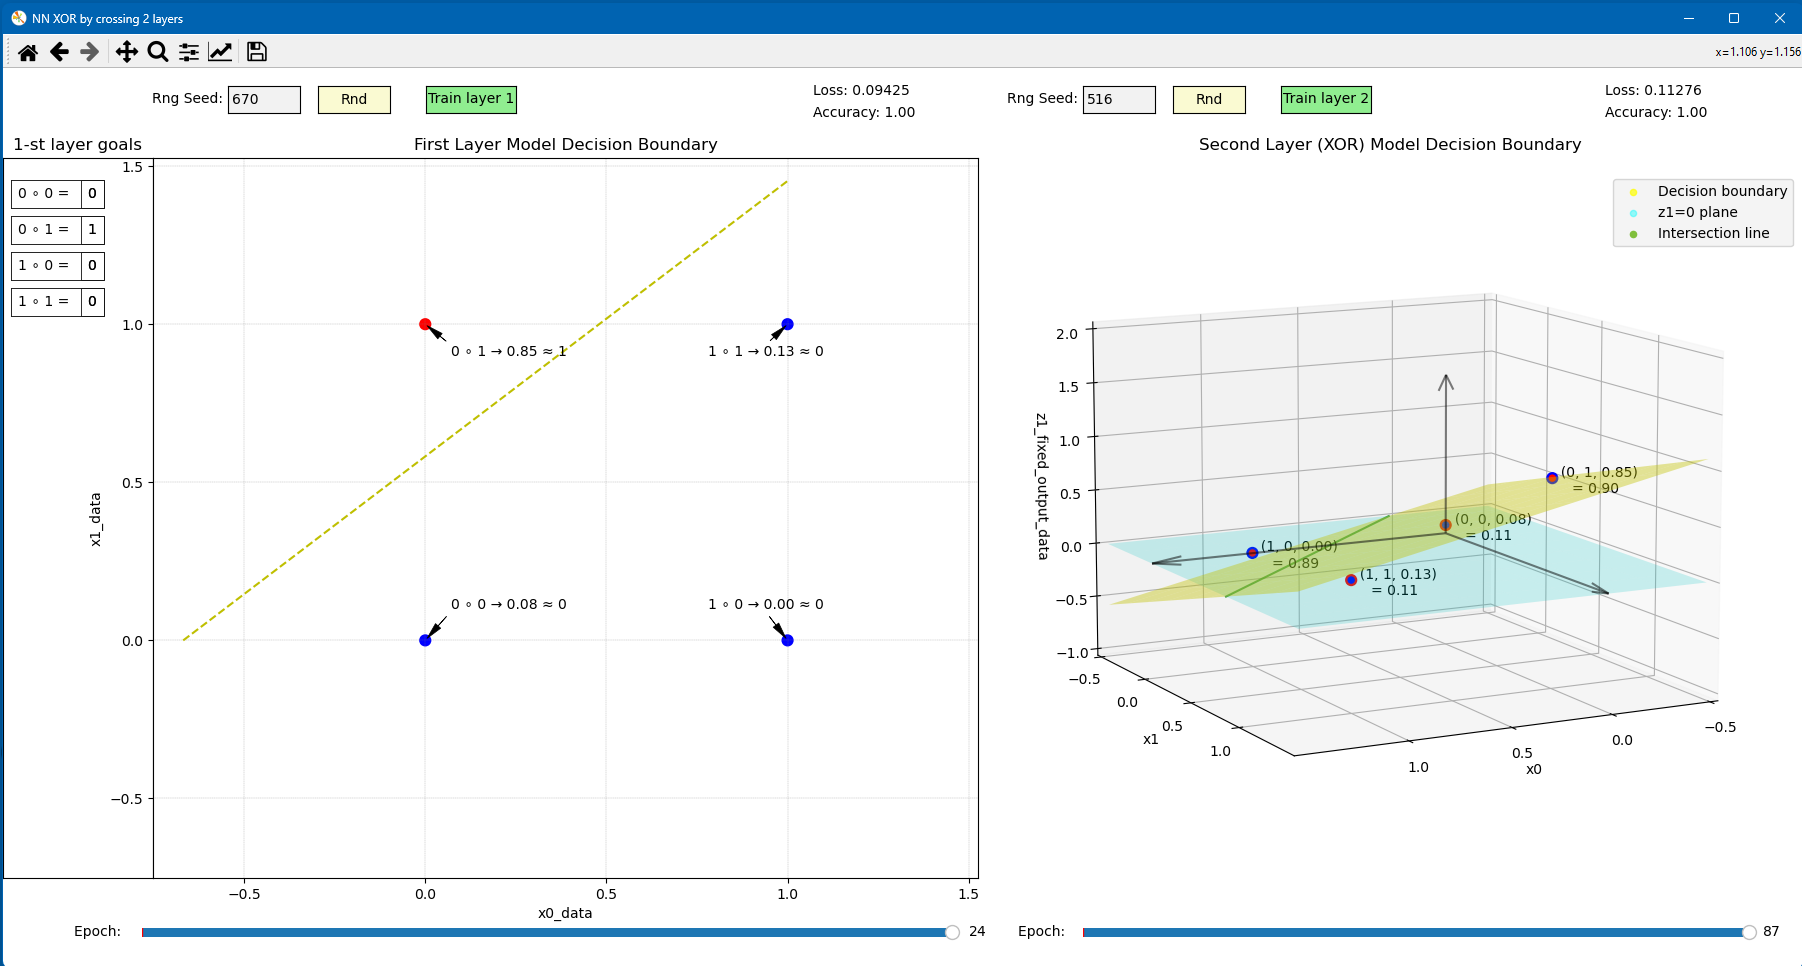

Generate this figure with Python:
# ChatGPT_Cross_NN.py

"""
This script defines a neural network model for performing bitwise AND and XOR operations.
The model consists of two layers: the first layer performs the AND operation, and the second layer performs the XOR operation.
The weights and predictions of each layer are saved at the end of each epoch using custom callbacks.
The script also includes a user interface for visualizing the model's performance.
"""
# Rest of the code...

from typing import List, Literal, Callable
import numpy as np
from keras.models import Model
from keras.layers import Input, Dense, Concatenate
from keras.optimizers import Adam
from keras import initializers
from keras import callbacks 
import tensorflow as tf

REAL_TIME = False # set to True to see the training(current epoch number) in real time

# init seeds for the first and second layer models
layer1_init_seed = np.random.randint(0, 1000)
layer2_init_seed = np.random.randint(0, 1000)

class SignalTraining:
    def __init__(self):
        self.callbacks: List[Callable[[int]]] = []
        self.onTraining = True

    def connect(self, callback: Callable[[int], None]):
        self.callbacks.append(callback)
    
    def signal(self, value: int):
        for callback in self.callbacks:
            callback(value)

layer1_signal = SignalTraining()
layer2_signal = SignalTraining()

class WeightsHistory(callbacks.Callback):
# region Copilot discussions

    # save the weights of the last layer and the predictions of the model at the end of each epoch
    # save also the loss and the accuracy

    # def on_train_begin(self, logs={}):
    #     self.weights = []
    #     self.predictions = []
    #     self.loss = []
    #     self.accuracy = []

    # def on_epoch_end(self, epoch, logs={}):
    #     self.weights.append(self.model.layers[-1].get_weights())
    #     self.predictions.append(self.model.predict([x0_data, x1_data]))
    #     self.loss.append(logs.get('loss'))
    #     self.accuracy.append(logs.get('accuracy'))

    # NOTE: This is not good! the loss and accuracy are one step behind the weights and predictions !

    # And first 'complicated' solution proposed by Copilot:
    # from keras import backend as K
    # def on_train_begin(self, logs={}):
    #     self.weights = [self.model.layers[-1].get_weights()]
    #     self.predictions = [self.model.predict([x0_data, x1_data])]
    #     self.loss = []
    #     self.accuracy = []

    # def on_epoch_end(self, epoch, logs={}):
    #     self.weights.append(self.model.layers[-1].get_weights())
    #     self.predictions.append(self.model.predict([x0_data, x1_data]))
    #     self.loss.append(logs.get('loss'))
    #     self.accuracy.append(logs.get('accuracy'))

    # def on_train_end(self, logs={}):
    #     # Calculate final loss and accuracy
    #     y_true = K.variable(y_xor_data)  # replace y_data with your actual labels
    #     y_pred = K.variable(self.model.predict([x0_data, x1_data]))
    #     final_loss = K.eval(self.model.loss(y_true, y_pred))
    #     final_accuracy = K.eval(K.mean(K.equal(K.argmax(y_true, axis=-1), K.argmax(y_pred, axis=-1))))
        
    #     self.loss.append(final_loss)
    #     self.accuracy.append(final_accuracy)

    # And after a couple of minutes of reflection... (here the autocomplete suggestion: "Copilot proposed a much simpler solution:" :))) 
    # Me: but what if: on_epoch_begin : I save the weights (the current ones) and the prediction 
    #   AND then 
    #   in on_epoch_end: I save the loss and the accuracy ? Isn't it much clearer that way?
    # Copilot: Yes, you're absolutely correct. 
    #   It's a more intuitive approach to save the weights and predictions at the beginning of each epoch ...
# endregion Copilot discussions

    def __init__(self, sig:SignalTraining):
        super().__init__()
        self.signal = sig

    def on_train_begin(self, logs={}):
        self.weights = []
        self.predictions = []
        self.loss = []
        self.accuracy = []
        self.signal.onTraining = True

    def on_epoch_begin(self, epoch, logs={}):
        self.weights.append(self.model.layers[-1].get_weights())
        self.predictions.append(self.model.predict([x0_data, x1_data]))

    def on_epoch_end(self, epoch, logs={}):
        self.loss.append(logs.get('loss'))
        self.accuracy.append(logs.get('accuracy'))
        self.signal.signal(epoch)
    
    def on_train_end(self, logs=None):
        self.signal.onTraining = False
        return super().on_train_end(logs)

layer1_weights_history = WeightsHistory(layer1_signal)
layer2_weights_history = WeightsHistory(layer2_signal)

# Datasets with 4 possible values for x0 and x1
x0_data = np.array([0, 0, 1, 1])
x1_data = np.array([0, 1, 0, 1])

# Target for the first layer: AND function
# layer1_y_true = np.array([0, 0, 0, 1])  # AND
y_true_layer1 = x0_data & x1_data  # AND
    # then you can try this one
    # layer1_y_true = np.array([0, 1, 0, 0]) 
    # layer1_y_true = np.array([1, 0, 0, 0])  # NOT OR

# Prompt Copilot 
# My model its about bitwise "AND" operation, so actually only 4 values possible! 0&0=0, 0&1=0, 1&0=0, 1&1=1 
# Can you give me a more adequate model for that ?

# region First layer model
# Define the first layer model for AND operation
x0_input = Input(shape=(1,), name='x0')
x1_input = Input(shape=(1,), name='x1')
first_layer_model:Model = None
z1_fixed_output_data = np.array([])

def train_first_layer_model(seed: int, y_true_param=y_true_layer1):
    # np.random.seed(seed)
    # tf.random.set_seed(seed)
    tf.keras.utils.set_random_seed(seed)
    tf.config.experimental.enable_op_determinism()

    global x0_input, x1_input, first_layer_model, z1_fixed_output_data

    # First layer for AND operation
    first_layer_input = Concatenate()([x0_input, x1_input])
    # z1_output = Dense(1, activation='sigmoid', name='z1')(first_layer_input) # here biases = zeros 
    z1_output = Dense(1, activation='sigmoid', 
                      kernel_initializer='random_normal', 
                      bias_initializer=initializers.RandomUniform(minval=-1, maxval=1), 
                      name='z1')(first_layer_input)

    # Create the first layer model
    first_layer_model = Model(inputs=[x0_input, x1_input], outputs=z1_output)

    # Compile the first layer model
    first_layer_model.compile(optimizer=Adam(learning_rate=0.2), loss='binary_crossentropy', metrics=['accuracy'])

    # Train the first layer model
    first_layer_model.fit([x0_data, x1_data], y_true_param, epochs=200, batch_size=4, 
                        verbose=1, 
                        callbacks=[callbacks.EarlyStopping(monitor='loss', patience=10, min_delta=0.1), layer1_weights_history]
                        )
    
    # Get the output of the first layer model for the dataset
    z1_fixed_output_data = layer1_weights_history.predictions[-1]
    print(f"{z1_fixed_output_data=}")

    # Freeze the first layer
    first_layer_model.trainable = False
    # NOTE: and what if I comment this line ? leaving the first model trainable ?! And/Or not training at all ?!

# endregion First layer model

train_first_layer_model(layer1_init_seed)


# region Second layer model

def train_second_layer_model(seed: int):
    # np.random.seed(seed)
    # tf.random.set_seed(seed)
    tf.keras.utils.set_random_seed(seed)
    tf.config.experimental.enable_op_determinism()
    # NOTE: though, this comes at a significant performance penalty.
    # https://www.tensorflow.org/versions/r2.8/api_docs/python/tf/config/experimental/enable_op_determinism

    # Define the second layer model using the output of the first layer
    z1_output_fixed = first_layer_model([x0_input, x1_input])

    # Second layer for further processing (example XOR operation)
    second_layer_input = Concatenate()([x0_input, x1_input, z1_output_fixed]) # Concatenate the inputs with the output of the first layer
    z2_output = Dense(1, activation='sigmoid',
                    kernel_initializer='random_normal', 
                    bias_initializer=initializers.RandomUniform(minval=-0.5, maxval=0.5), 
                    name='z2')(second_layer_input)
    # z2_output = Dense(1, activation='relu', name='z2')(second_layer_input)

    # Create the full model with the second layer
    full_model = Model(inputs=[x0_input, x1_input], outputs=z2_output)

    # Compile the full model
    full_model.compile(optimizer=Adam(learning_rate=0.2), loss='binary_crossentropy', metrics=['accuracy'])

    # target for second layer: XOR function
    y_true_XOR_data = x0_data ^ x1_data

    # Train the second layer model
    full_model.fit([x0_data, x1_data], y_true_XOR_data, epochs=300, batch_size=4, verbose=1, 
                callbacks=[callbacks.EarlyStopping(monitor='loss', patience=10, min_delta=0.02), layer2_weights_history]
                )

    # Generate a test set with 100 samples for XOR operation
    x0_test = np.random.randint(0, 2, 100)
    x1_test = np.random.randint(0, 2, 100)
    y_test = x0_test ^ x1_test

    # Evaluate the model on the test set
    loss, accuracy = full_model.evaluate([x0_test, x1_test], y_test, verbose=0)

    # Print the loss and accuracy for the test set
    print(f'\nTest Loss: {loss:.4f}')
    print(f'Test Accuracy: {accuracy:.4f}')

# endregion Second layer model

train_second_layer_model(layer2_init_seed)

# --------------------------------------------------------------
# region UI
import matplotlib.pyplot as plt
from matplotlib.axes import Axes
from matplotlib.widgets import Slider, TextBox, Button
from mpl_toolkits.mplot3d import Axes3D
from matplotlib.backend_tools import Cursors

# --------------------------------------------------------------
# region UI classes
    # region LabelAs_0_1_ToggleButton
class LabelAs_0_1_ToggleButton:
    instances: List['LabelAs_0_1_ToggleButton'] = []

    def __init__(self, ax, left, top, text, val:Literal[0, 1] = 0):

        if val not in (0, 1):
            raise ValueError("value must be 0 or 1")
        
        self.ax = ax
        self.top = top
        
        self._bottom = 1 - self.top
        
        # Create the result and operation texts
        self.text_result = self.ax.text(left, self._bottom, '' + str(val), ha='left', va='center', fontsize=10,
                                        bbox=dict(facecolor='lightgray', edgecolor='black', boxstyle='square, pad=0.5', lw=0.5))
        self.text_result.set_backgroundcolor('none')
        
        self.text_operation = self.ax.text(left, self._bottom, text, ha='left', va='center', fontsize=10,
                                           bbox=dict(facecolor='lightgray', edgecolor='black', boxstyle='square, pad=0.5', lw=0.5))
        self.text_operation.set_backgroundcolor('white')
        
        # Add this instance to the list of instances
        LabelAs_0_1_ToggleButton.instances.append(self)
        
        # Connect event handlers only once
        if len(LabelAs_0_1_ToggleButton.instances) == 1:
            self.fig = ax.figure
            self.fig.canvas.mpl_connect('motion_notify_event', LabelAs_0_1_ToggleButton.on_hover)
            self.fig.canvas.mpl_connect('button_press_event', LabelAs_0_1_ToggleButton.on_click)

        self.value = val # set the value and update the text

    @property
    def value(self):
        return self._value

    @value.setter
    def value(self, val):
        self._value = val
        self.text_result.set_text('                ' + str(self._value))
        self.ax.figure.canvas.draw_idle()
        
    @staticmethod
    def on_hover(event):
        for instance in LabelAs_0_1_ToggleButton.instances:
            if instance.text_result.contains(event)[0]:
                # used to check if the mouse event occurred within the area of the text_result object for the given instance of LabelLikeToggleButton.
                # The contains method returns a tuple. 
                # The first element of the tuple is a boolean indicating whether the event occurred within the bounding box of the text_result object. 
                # The second element of the tuple provides additional information (which we are not using in this case).
                instance.text_result.set_color('blue')  # Change text color
                instance.text_result.set_backgroundcolor('0.85')
                instance.ax.figure.canvas.draw_idle()
            else:
                instance.text_result.set_color('black')  # Reset text color
                instance.text_result.set_backgroundcolor('none')  # Reset background color
                instance.ax.figure.canvas.draw_idle()
        


    @staticmethod
    def on_click(event):
        for instance in LabelAs_0_1_ToggleButton.instances:
            if instance.text_result.contains(event)[0]:
                instance.value = 1 - instance.value
    # endregion LabelAs_0_1_ToggleButton

class IntTextBox(TextBox):
    def __init__(self, ax, label, initial='0', max_length=5):
        super().__init__(ax, label, initial=initial)
        self.old_value = initial
        self.max_length = max_length
        self.on_text_change(self.on_change)

    def on_change(self, text):
        if text.isdigit() and 0 < len(text) <= self.max_length:
            # If the input is a digit and within the length limit, update the old value
            self.old_value = text
        else:
            # If the input is not a valid digit, revert to the old value
            self.set_val(self.old_value)
            self.cursor_index = max(len(text), 1)  # Adjust cursor position if needed
            self._rendercursor()
    
    def set_val(self, val):
        TextBox.set_val(self, val)
        self.cursor_index = max(len(val), 1)
        self._rendercursor()
        # Make the TextBox active
        self.begin_typing(None)        
# endregion UI classes

# --------------------------------------------------------------
# Create a plot
fig = plt.figure(num="NN XOR by crossing 2 layers", figsize=(18, 9))

# Add ax for parameters of layer1
goals_ax = fig.add_subplot(131, frameon=True)
goals_ax.set_title('1-st layer goals')
goals_ax.set_xticks([])
goals_ax.set_yticks([])

# Create the 4 instances of LabelAs_0_1_ToggleButton for zip(x0_data, x1_data)
lst_label_x00_x11: List[LabelAs_0_1_ToggleButton] = [
    LabelAs_0_1_ToggleButton(goals_ax, 0.1, 0.05 * (i + 1), 
                             str(x0_data[i]) + " ∘ " + str(x1_data[i]) + " = ", y_true_layer1[i]) 
    for i in range(4)
    ]


# region layer 1
# --------------------------------------------------------------

# Add ax for the first layer model
layer1_ax: Axes = fig.add_subplot(132)  
# layer1_ax.set_aspect('equal')

# texts for the loss and accuracy of the first layer model
layer1_loss_txt = fig.text(0.45, 0.97, f'Loss: ', color='black')
layer1_accuracy_txt = fig.text(0.45, 0.945, f'Accuracy: ', color='black')

# Prompt: add a matplotlib.widgets.TextBox ("Rng Seed") mapping an integer and feed keras with this value on text update
layer1_rng_seed_ax_left = 0.125
layer1_rng_seed_ax_width = 0.04
layer1_rng_seed_ax = plt.axes([layer1_rng_seed_ax_left, 0.95, layer1_rng_seed_ax_width, 0.03])
# initial value is the random seed for the first layer model
rng_seed1_txt = IntTextBox(layer1_rng_seed_ax, 'Rng Seed: ', initial=str(layer1_init_seed)  )

# Prompt: add a button to randomly(0 to 9999) reset the seed when pressed. After the press event put the focus into the TextBox
layer1_btn_randomize_ax = plt.axes([layer1_rng_seed_ax_left + layer1_rng_seed_ax_width + 0.01, 0.95, 0.04, 0.03])
layer1_btn_randomize = Button(layer1_btn_randomize_ax, 'Rnd', color='lightgoldenrodyellow', hovercolor='0.975')
def layer1_randomize_seed(event):
    rnd_int = np.random.randint(0, 1000)
    rng_seed1_txt.set_val(str(rnd_int))  # Set the value to the corresponding rng seed IntTextBox

layer1_btn_randomize.on_clicked(layer1_randomize_seed)

# add a "GO" button after the Rnd button to start the training of the second layer
layer1_btn_go_ax = plt.axes([layer1_btn_randomize_ax.get_position().x1 + 0.02, 0.95, 0.05, 0.03])
layer1_btn_go = Button(layer1_btn_go_ax, 'Train layer 1', color='lightgreen', hovercolor='0.975')
def on_click1(event):
    layer1_ax.cla()
    layer1_ax.draw(fig.canvas.get_renderer())
    fig.canvas.flush_events()
    train_first_layer_model(int(rng_seed1_txt.text), np.array(list(map( lambda x: x.value, lst_label_x00_x11))))
    layer1_slider.set_val(len(layer1_weights_history.weights) - 1)
layer1_btn_go.on_clicked(on_click1)

# Create a slider for the epoch of the first layer model
layer1_slider_ax = plt.axes([layer1_rng_seed_ax_left - 0.048, 0.03, 0.45, 0.02])
layer1_slider = Slider(layer1_slider_ax, 'Epoch: ', 0, len(layer1_weights_history.weights) - 1, valinit=0, valstep=1)

# Define a function to update the decision boundary
def layer1_slider_on_changed(val:int):
    # always update the texts
    layer1_loss_txt.set_text(f'Loss: {layer1_weights_history.loss[val]:.5f}')
    layer1_accuracy_txt.set_text(f'Accuracy: {layer1_weights_history.accuracy[val]:.2f}')
    if layer1_signal.onTraining:
        if REAL_TIME:
            layer1_loss_txt.draw(fig.canvas.get_renderer())
            layer1_accuracy_txt.draw(fig.canvas.get_renderer())
            fig.canvas.flush_events()
    else:
        # Extract y_true from lst_label_x00_x11
        y_true = np.array(list(map( lambda x: x.value, lst_label_x00_x11)))

        # Extract weights and bias from the first layer of the model
        weights, bias = layer1_weights_history.weights[val]
        w1, w2 = weights[0][0], weights[1][0]
        b = bias[0]

        line_equation = lambda x, y : w1 * x + w2 * y + b

        # Clear the current plot
        layer1_ax.cla()
        layer1_ax.set_xlabel('x0_data')
        layer1_ax.set_ylabel('x1_data')
        layer1_ax.set_title('First Layer Model Decision Boundary')

        # Plot data points, coloring by class and position relative to the side of the decision boundary
        colors = ['r' if point_class else 'b' for point_class in y_true]
        facecolors = ['r' if line_equation(x, y) >= 0 else 'b' for (x, y) in zip(x0_data, x1_data)]
        _ = layer1_ax.scatter(x0_data, x1_data, color=colors, facecolors=facecolors, s=50, linewidths=1.7 , alpha=1.0)

        _point_to_center = {
            (0,0): (0.07, 0.1),
            (0,1): (0.07, 0.9),
            (1,0): (0.78, 0.1),
            (1,1): (0.78, 0.9)
            }

        z1_output_pred = layer1_weights_history.predictions[val] # saved predictions of the first layer model

        # label each point with its prediction (might clutter the plot)
        for i, txt in enumerate(z1_output_pred):
            layer1_ax.annotate(f'{x0_data[i]} ∘ {x1_data[i]} → {txt[0]:.2f} ≈ {y_true[i]}', 
                            xy=(x0_data[i], x1_data[i]),
                            xytext=(_point_to_center[x0_data[i], x1_data[i]]),
                            arrowprops=dict(facecolor='black', shrink=0.07, linewidth=0.5, width=0.1, headwidth=5)
                            )
        epsilon=1e-4
        # Adjust w1 and w2 if they are very close to zero
        if abs(w1) < epsilon:
            w1 = np.sign(w1) * epsilon if w1 != 0 else epsilon
        if abs(w2) < epsilon:
            w2 = np.sign(w2) * epsilon if w2 != 0 else epsilon

        # Calculate the intercepts
        if w2 != 0:
            y0 = -b / w2  # y when x = 0
            y1 = -(w1 + b) / w2  # y when x = 1
        else:
            y0 = y1 = float('inf')  # Vertical line
        
        if w1 != 0:
            x0 = -b / w1  # x when y = 0
            x1 = -(w2 + b) / w1  # x when y = 1
        else:
            x0 = x1 = float('inf')  # Horizontal line

        # Determine min and max values for x and y
        min_x = min(0, x0, x1)
        max_x = max(1, x0, x1)
        min_y = min(0, y0, y1)
        max_y = max(1, y0, y1)

        # Calculate square dimensions
        range_x = max_x - min_x
        range_y = max_y - min_y
        square_dim = max(range_x, range_y)

        plot_min_x = min_x
        plot_max_x = min_x + square_dim
        plot_min_y = min_y
        plot_max_y = min_y + square_dim

        # construct the line
        x_vals = np.linspace(plot_min_x, plot_max_x, 100)
        y_vals = -(w1 * x_vals + b) / w2

        # Plot the decision boundary
        layer1_ax.plot(x_vals, y_vals, 'y--')

        layer1_ax.grid(True, color='grey', linestyle='--', linewidth=0.25, alpha=0.8)

        x_min, x_max = layer1_ax.get_xlim()
        y_min, y_max = layer1_ax.get_ylim()

        # Find the common range
        common_min = min(x_min, y_min)
        common_max = max(x_max, y_max)

        # Set the common range to both axes
        layer1_ax.set_xlim(common_min, common_max)
        layer1_ax.set_ylim(common_min, common_max)

        # NOTE: and then ... ;)
        first_layer_model.set_weights(layer1_weights_history.weights[val]) 
        global z1_fixed_output_data
        z1_fixed_output_data = layer1_weights_history.predictions[val]
        # NOTE: ... we can train the second layer from here!
    
    fig.canvas.draw_idle()
    # end if layer1 _signal.onTraining
        
# Connect the function with the slider value changes event
layer1_slider.on_changed(layer1_slider_on_changed)

def setLayer1SliderMaxFromTrainning (val: int):
    layer1_slider.valmax = val
    layer1_slider.ax.set_xlim(0, val)
    layer1_slider.ax.draw(fig.canvas.get_renderer())
    layer1_slider.set_val(val)
    fig.canvas.draw_idle()

layer1_signal.connect(setLayer1SliderMaxFromTrainning)

# layer1_slider.set_val(0)
layer1_slider.set_val(len(layer1_weights_history.weights) - 1)

# endregion layer 1

# --------------------------------------------------------------
# region layer 2
layer2_ax: Axes3D = fig.add_subplot(133, projection='3d')

layer2_loss_text = fig.text(0.89, 0.97, f'Loss: ', color='black')
layer2_accuracy_text = fig.text(0.89, 0.945, f'Accuracy: ', color='black')

# add a matplotlib.widgets.TextBox ("Rng Seed") mapping an integer and feed keras with this value on text update
layer2_rng_seed_ax_left = 0.6
layer2_rng_seed_ax_width = 0.04
layer2_rng_seed_ax = plt.axes([layer2_rng_seed_ax_left, 0.95, layer2_rng_seed_ax_width, 0.03])
layer2_rng_seed_txt = IntTextBox(layer2_rng_seed_ax, 'Rng Seed: ', initial=str(layer2_init_seed))

# add a button to randomly(0 to 9999) reset the seed when pressed. After the press event put the focus into the TextBox
layer2_btn_randomize_ax = plt.axes([layer2_rng_seed_ax_left + layer2_rng_seed_ax_width + 0.01, 0.95, 0.04, 0.03])
layer2_btn_randomize = Button(layer2_btn_randomize_ax, 'Rnd', color='lightgoldenrodyellow', hovercolor='0.975')
def layer2_randomize_seed(event):
    rnd_int = np.random.randint(0, 1000)
    layer2_rng_seed_txt.set_val(str(rnd_int))  # Set the value to the corresponding rng seed IntTextBox

layer2_btn_randomize.on_clicked(layer2_randomize_seed)

# add a "GO" button after the Rnd button to start the training of the second layer
layer2_btn_go_ax = plt.axes([layer2_btn_randomize_ax.get_position().x1 + 0.02, 0.95, 0.05, 0.03])
layer2_btn_go = Button(layer2_btn_go_ax, 'Train layer 2', color='lightgreen', hovercolor='0.975')
def on_click2(event):
    layer2_ax.cla()
    layer2_ax.draw(fig.canvas.get_renderer())
    fig.canvas.flush_events()
    train_second_layer_model(int(layer2_rng_seed_txt.text))
    # layer2_slider.set_val(len(layer2_weights_history.weights) - 1)
    layer2_slider.reset() # set the slider to the initial value
layer2_btn_go.on_clicked(on_click2)

# Create a slider for the epochs of the second layer model
layer2_slider_ax = plt.axes([layer2_rng_seed_ax_left, 0.03, 0.37, 0.02])
layer2_slider = Slider(layer2_slider_ax, 'Epoch: ', 0, len(layer2_weights_history.weights) - 1, valinit=0, valstep=1)

# Define a function to update the decision boundary
def layer2_slider_on_changed(val:int):
    # always update the texts
    layer2_loss_text.set_text(f'Loss: {layer2_weights_history.loss[val]:.5f}')
    layer2_accuracy_text.set_text(f'Accuracy: {layer2_weights_history.accuracy[val]:.2f}')
    if layer2_signal.onTraining:
        if REAL_TIME:
            layer2_loss_text.draw(fig.canvas.get_renderer())
            layer2_accuracy_text.draw(fig.canvas.get_renderer())
            fig.canvas.flush_events()
    else:
        # Get the weights and bias of the full model at the slider value
        weights = layer2_weights_history.weights[val][0]
        a, b, c = weights[0][0], weights[1][0], weights[2][0]
        d = layer2_weights_history.weights[val][1][0] # bias

        # Define the x, y plane
        x_meshgrid = np.linspace(-0.5, 1.5, 10)
        y_meshgrid = np.linspace(-0.5, 1.5, 10)
        x_meshgrid, y_meshgrid = np.meshgrid(x_meshgrid, y_meshgrid)

        # Calculate z values (z = -(ax + by + d) / c)
        z = -(a*x_meshgrid + b*y_meshgrid + d) / c

        # Clear the current plot
        layer2_ax.cla()

        # Get the predicted z2_output values at the slider value
        z2_output_pred = layer2_weights_history.predictions[val]

        # Calculate z values for the points
        z_points = -(a*x0_data + b*x1_data + d) / c

        # Determine whether each point is above or below the plane
        above_plane = z2_output_pred.ravel() >= z_points

        # Add labels to the points with the predicted z2_output values
        for i in range(len(x0_data)):
            layer2_ax.text(x0_data[i], x1_data[i], z1_fixed_output_data[i], 
                    f'  ({x0_data[i]}, {x1_data[i]}, {z1_fixed_output_data.ravel()[i]:.2f})\n= {z2_output_pred[i][0]:.2f}',
                    va='center_baseline', ha='left', ma='center',
                    )

        layer2_ax.set_title('Second Layer (XOR) Model Decision Boundary')
        layer2_ax.set_xlabel('x0')
        layer2_ax.set_ylabel('x1')
        layer2_ax.set_zlabel('z1_fixed_output_data')

        # Input data
        # X = np.array([[0, 0, 0], [0, 1, 0], [1, 0, 0], [1, 1, 1]])  # Features
        # construct X from x0_data, x1_data and z1_fixed_output_data
        X = np.column_stack((x0_data, x1_data, z1_fixed_output_data))

        Y = np.array([0, 1, 1, 0])  # Labels

        # gets the positions of input data points: above the plane = TRUE, below = FALSE
        above_plane = z1_fixed_output_data.ravel() >= z_points
        
        above_plane_class0 = above_plane[Y==0] # get the indexes of the input data points for class 0
        facecolors_class0 = ['r' if ap else 'b' for ap in above_plane_class0]

        above_plane_class1 = above_plane[Y==1] # get the indexes of the input data points for class 1
        facecolors_class1 = ['r' if ap else 'b' for ap in above_plane_class1]
        
        # plot the 1-st class points, with facecolors according to the position relative to the plane
        layer2_ax.scatter(X[Y==0][:, 0], X[Y==0][:, 1], X[Y==0][:, 2], 
                          color='red', 
                          facecolors=facecolors_class0, 
                          label='Class 0', 
                          s=50, linewidths=1.7 , alpha=1.0) 
        
        # plot the 2-nd class points, with facecolors according to the position relative to the plane
        layer2_ax.scatter(X[Y==1][:, 0], X[Y==1][:, 1], X[Y==1][:, 2], 
                          color='blue', 
                          facecolors=facecolors_class1, 
                          label='Class 1', 
                          s=50, linewidths=1.7 , alpha=1.0)

        # Plot the decision boundary plane
        layer2_ax.plot_surface(x_meshgrid, y_meshgrid, z, alpha=0.4, rstride=1, cstride=1, color='yellow')
        
        # plot the horizontal plane at z=0
        layer2_ax.plot_surface(x_meshgrid, y_meshgrid, np.zeros_like(x_meshgrid), alpha=0.2, rstride=1, cstride=1, color='cyan')

        # Prompt: add a legend with this 2 colors of the 2 planes
        # Copilot: Unfortunately, the plot_surface function in Matplotlib does not support adding a legend directly. 
        #   However, you can create a workaround by plotting invisible scatter plots with the same colors and adding a legend for those. 
        #   Here's how you can do it:
        
        # Create invisible scatter plots for the legend
        scatter1 = layer2_ax.scatter([], [], [], color='yellow', alpha=0.7)
        scatter2 = layer2_ax.scatter([], [], [], color='cyan', alpha=0.4)
        scatter3 = layer2_ax.scatter([], [], [], color='#80bf3b', alpha=1)
        
        # Add the legend
        layer2_ax.legend([scatter1, scatter2, scatter3], 
                         ['Decision boundary', 'z1=0 plane', 'Intersection line'], 
                         bbox_to_anchor=(0.8, 0.98), loc='upper left', facecolor='#f2f2f2'
                         )

        xx = np.linspace(-0.5, 1.5, 100)
        # Solve the equation of the decision boundary plane for z = 0
        yy = -(a*xx + d) / b

        yyclip = yy[(yy >= -0.5) & (yy <= 1.5)]
        xxclip = xx[(yy >= -0.5) & (yy <= 1.5)]
        
        # Plot the intersection line between the two planes (z=0 and the decision boundary)
        zz = np.zeros_like(xxclip)
        layer2_ax.plot(xxclip, yyclip, zz, color='forestgreen', alpha=0.8)

        # Set the limits of the z-axis
        layer2_ax.set_xlim(-0.5, 1.5)
        layer2_ax.set_ylim(-0.5, 1.5)
        layer2_ax.set_zlim(-1, 2)

        # Mark the origin by drawing the 3 axes
        #  x-axis
        layer2_ax.quiver(0, 0, 0, 1.5, 0, 0, color='black', alpha=0.5, arrow_length_ratio=0.1) 
        #  y-axis
        layer2_ax.quiver(0, 0, 0, 0, 1.5, 0, color='black', alpha=0.5, arrow_length_ratio=0.1)
        #  z-axis
        layer2_ax.quiver(0, 0, 0, 0, 0, 1.5, color='black', alpha=0.5, arrow_length_ratio=0.1)

        # Generate the ticks
        ticks = np.arange(-0.5, 1.5, 0.5)

        # Set the ticks
        layer2_ax.set_xticks(ticks)
        layer2_ax.set_yticks(ticks) 
        # ax.set_zticks(ticks) 

        fig.canvas.draw_idle()
        
    # end if second_layer_signal.onTraining
        
# Connect the function with the slider value changes event
layer2_slider.on_changed(layer2_slider_on_changed)

def setLayer2SliderMaxFromTrainning (val: int):
    layer2_slider.valmax = val
    layer2_slider.ax.set_xlim(0, val)
    layer2_slider.ax.draw(fig.canvas.get_renderer())
    layer2_slider.set_val(val)
    # fig.canvas.draw_idle()

layer2_signal.connect(setLayer2SliderMaxFromTrainning)

layer2_slider.set_val(0)

# endregion layer 2


# --------------------------------------------------------------
# Create the 4 instances of LabelAs_0_1_ToggleButton for zip(x0_data, x1_data)
lst_label_x00_x11: List[LabelAs_0_1_ToggleButton] = [
        LabelAs_0_1_ToggleButton(goals_ax, 0.1, 0.05 * (i + 1), 
                             str(x0_data[i]) + " ∘ " + str(x1_data[i]) + " = ", y_true_layer1[i]) 
        for i in range(4)
        ]

# some cosmetic improvements
def on_hover_HAND(event):
    hover_active = False
    if (layer1_btn_randomize_ax.contains_point((event.x, event.y)) 
        or layer1_btn_go_ax.contains_point((event.x, event.y)) 
        or layer2_btn_randomize_ax.contains_point((event.x, event.y)) 
        or layer2_btn_go_ax.contains_point((event.x, event.y))
        ):
        hover_active = True
    else:
        for instance in lst_label_x00_x11:
            if instance.text_result.contains(event)[0]:
                hover_active = True
                break
    if hover_active:
        fig.canvas.set_cursor(Cursors.HAND)  # Change cursor to hand
    else:
        fig.canvas.set_cursor(Cursors.POINTER)  # Revert cursor when not hovering over any text

fig.canvas.mpl_connect('motion_notify_event', on_hover_HAND)

left_ax_width_inch = 1.5
def resize_figure(event):
    """ keep the width of the parameters axis constant when resizing """

    # Get the current figure size in inches
    fig_width_inch = fig.get_figwidth()
    
    # Recalculate the normalized width of the left axis
    left_ax_width_normalized = left_ax_width_inch / fig_width_inch
    
    # Update the positions of the axes
    width1 = left_ax_width_normalized
    goals_ax.set_position([0, 0.1, width1, 0.8])

    width2 = (1 - width1) / 2
    layer1_ax.set_position([width1, 0.1, width2, 0.8])

    layer2_ax.set_position([width1 + width2, 0.1, width2, 0.8])
    
    fig.canvas.draw_idle()
# connect the resize_figure function to the resize event
fig.canvas.mpl_connect('resize_event', resize_figure)

fig.set_size_inches(18, 9, forward=True)

# endregion UI

# Let's see the wonder :D
plt.show()
